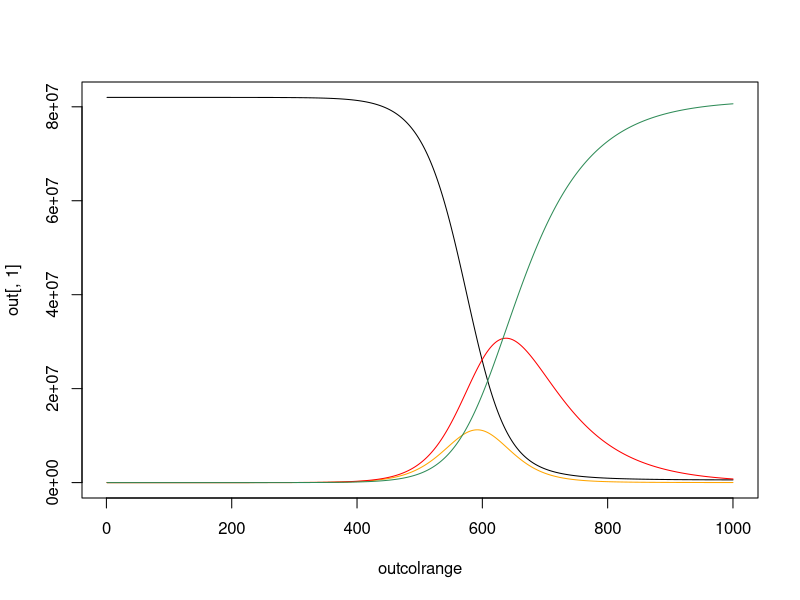

Generate this figure with R:
# constants
N <- 82000000 # population
E0 <- 9 # initially exposed
I0 <- 2 # initially infected
R0 <- 0 # initially recovered
beta <- 1 / 4 # rate of transmission/infection
gamma <- 1 / 20 # rate of recovery (infected -> recovered)
sigma <- 1 / 5 # rate at which exposure leads to infection
steps <- 1000
dtstep <- 0.25

# variables
S <- N - E0 - I0 - R0 # initial susceptible
E <- E0 # exposed
I <- I0 # initial infected
R <- R0 # recovered

out <- matrix(0, ncol = 4, nrow = steps)
outcolrange <- seq_len(nrow(out))

for (i in outcolrange) {
  Sn <- S
  En <- E
  In <- I
  Rn <- R
  S <- Sn - dtstep * (beta * ((Sn * In) / N))
  E <- En + dtstep * (beta * ((Sn * In) / N) - sigma * En)
  I <- In + dtstep * (sigma * En - gamma * In)
  R <- Rn + dtstep * (gamma * In)
  out[i, 1] <- S
  out[i, 2] <- E
  out[i, 3] <- I
  out[i, 4] <- R
}

plot(outcolrange, out[, 1], type = "l", ylim = c(0, N))
lines(outcolrange, out[, 2], col = "orange")
lines(outcolrange, out[, 3], col = "red")
lines(outcolrange, out[, 4], col = "seagreen")
